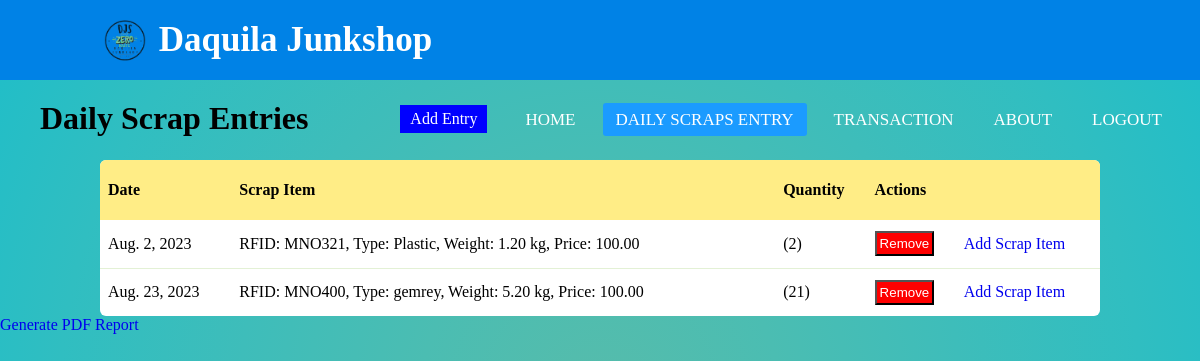
The page /daily_scrap_table/ (signed in) on the database as committed earlier.
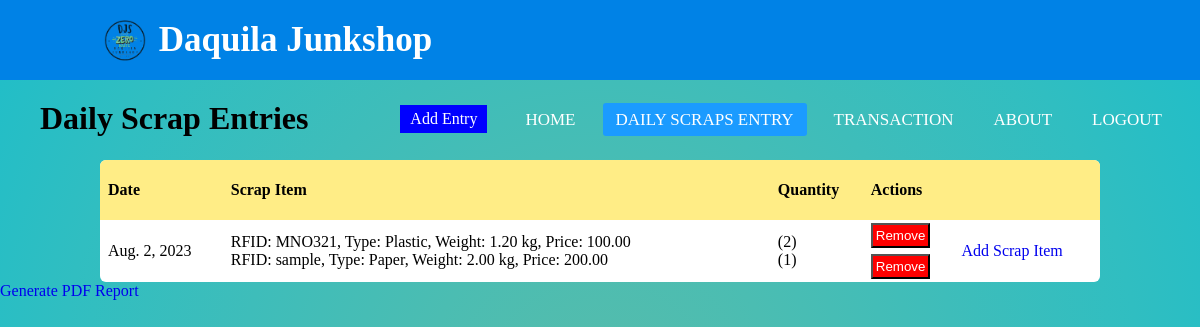
The same page on the database as committed later.
### app1/models.py (models this page shows, shortened)
class DailyScrapEntry(models.Model):
    date = models.DateField()
    customer = models.ForeignKey(Customer, on_delete=models.SET_NULL, null=True, blank=True)
    staff_responsible = models.ForeignKey(User, on_delete=models.SET_NULL, null=True, blank=True)
    scraps = models.ManyToManyField(ScrapItem, through='ScrapEntryDetail')

class ScrapEntryDetail(models.Model):
    daily_scrap_entry = models.ForeignKey(DailyScrapEntry, on_delete=models.CASCADE)
    scrap_item = models.ForeignKey(ScrapItem, on_delete=models.CASCADE)
    quantity = models.PositiveIntegerField(default=1)

class ScrapItem(models.Model):
    RFID = models.CharField(max_length=100, blank=True, default='sample')
    weight = models.DecimalField(max_digits=10, decimal_places=2)
    scrap_type = models.ForeignKey(ScrapType, on_delete=models.CASCADE)
    price = models.DecimalField(max_digits=10, decimal_places=2)
    def __str__(self):
        return f"RFID: {self.RFID}, Type: {self.scrap_type}, Weight: {self.weight} kg, Price: {self.price}"

class ScrapType(models.Model):
    name = models.CharField(max_length=50, unique=True)
    def __str__(self):
        return self.name

### app1/views.py (the view)
# urls.py: path('daily_scrap_table/', views.daily_scrap_table, name='daily_scrap_table'),
@login_required(login_url='login')
def daily_scrap_table(request):
    daily_scrap_entries = DailyScrapEntry.objects.all()
    return render(request, 'daily_scrap_table.html', {'daily_scrap_entries': daily_scrap_entries})

### app1/templates/daily_scrap_table.html (shortened to what this page needs)
{% extends 'base.html' %}
{% block content %}
{% load static %}
<link rel="stylesheet" href="{% static "daily_scrap_table.css" %}">
<div class="header">
    <h1>Daily Scrap Entries</h1>
    <a href="{% url 'add_daily_scrap_entry' %}" class="add_entry">Add Entry</a>
</div>
<table>
    <thead>
        <tr>
            <th>Date</th>
            <th>Scrap Item</th>
            <th>Quantity</th>
            <th colspan="2">Actions</th>
        </tr>
    <thead>
    <tbody>
        {% for entry in daily_scrap_entries %}
        <tr>
            <td>{{ entry.date }}</td>
            <td>
                {% for scrap_entry_detail in entry.scrapentrydetail_set.all %}
                {{ scrap_entry_detail.scrap_item }}<br />
                {% endfor %}
            </td>
            <td>
                {% for scrap_entry_detail in entry.scrapentrydetail_set.all %}
                ({{ scrap_entry_detail.quantity }}) <br />
                {% endfor %}
            </td>
            <td>
                {% for scrap_entry_detail in entry.scrapentrydetail_set.all %}
                <form action="{% url 'remove_scrap_entry_detail' scrap_entry_detail.id %}" method="post">
                    <button type="submit" class="remove">Remove</button>
                </form>
                {% endfor %}
            </td>
            <td>
                <a href="{% url 'add_scrap_item_to_daily_scrap_entry' entry.id %}">Add Scrap Item</a>
            </td>
        </tr>
        {% endfor %}
    </tbody>
<a href="{% url 'generate_pdf_report' %}" class="btn btn-primary">Generate PDF Report</a>
{% endblock content %}

Rows that differ between the two databases and show on the page:
removed DailyScrapEntry: date "Aug. 23, 2023"
removed ScrapEntryDetail: scrap_item "RFID: MNO400, Type: gemrey, Weight: 5.20 kg, Price: 100.00", quantity "21"
added ScrapEntryDetail: scrap_item "RFID: sample, Type: Paper, Weight: 2.00 kg, Price: 200.00", quantity "1"
